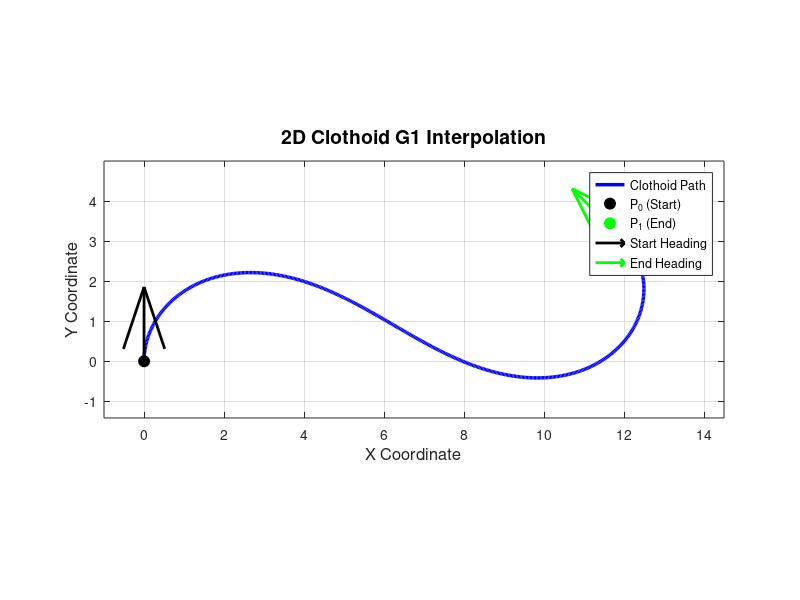
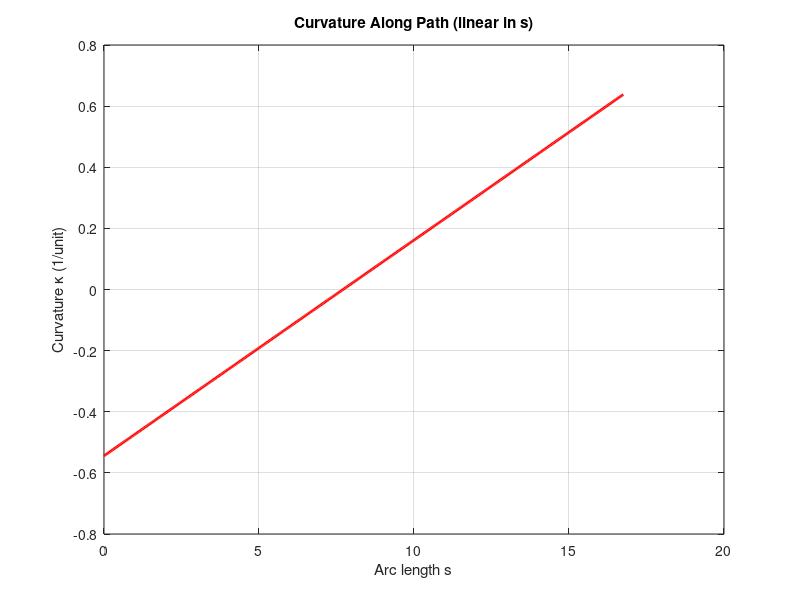

These figures' MATLAB source, in order:
%% 2D Clothoid G1 Interpolation Between Two Poses
clear; clc; close all;

%Define Input Poses (Positions and Angles in Radians)
x0 = 0;   y0 = 0;   theta0 = deg2rad(90);
x1 = 12;  y1 = 3;   theta1 = deg2rad(135);

%Normalize the Problem
dx = x1 - x0;
dy = y1 - y0;
d   = hypot(dx, dy);          % chord length
phi = atan2(dy, dx);          % chord direction

wrap = @(a) mod(a + pi, 2*pi) - pi;   % wrap angle to [-pi, pi)
phi0 = wrap(theta0 - phi);    % start heading relative to chord
phi1 = wrap(theta1 - phi);    % end heading relative to chord
delta = wrap(phi1 - phi0);    % total turning angle

%Solve for the Clothoid Parameter A
% Normalized heading over u in [0,1]: theta(u) = A*u^2 + (delta - A)*u + phi0
% The curve reaches the target point when the integral of sin(theta) is 0.
th = @(u, A) A*u.^2 + (delta - A)*u + phi0;
g  = @(A) integral(@(u) sin(th(u, A)), 0, 1);

A0 = 3*(phi0 + phi1);         % good initial guess (exact when phi0+phi1 = 0)
A  = fzero(g, A0);

% Recover Length and Curvature Parameters
h     = integral(@(u) cos(th(u, A)), 0, 1);
Ltot  = d / h;                % total arc length
k0    = (delta - A) / Ltot;   % initial curvature
dk    = 2*A / Ltot^2;         % curvature rate (clothoid sharpness)

% Evaluate the Curve Over Arc Length s
N = 500;
s = linspace(0, Ltot, N);

heading = theta0 + k0*s + 0.5*dk*s.^2;
x_s = x0 + cumtrapz(s, cos(heading));
y_s = y0 + cumtrapz(s, sin(heading));
kappa = k0 + dk*s;            % curvature varies linearly with s

fprintf('Arc length = %.3f, k0 = %.4f, k1 = %.4f\n', Ltot, kappa(1), kappa(end));
fprintf('End point error = %.2e\n', hypot(x_s(end)-x1, y_s(end)-y1));
fprintf('End heading error = %.2e rad\n', wrap(heading(end) - theta1));

%Plot the Path
figure('Color', 'w');
hold on; grid on; box on;
plot(x_s, y_s, 'b-', 'LineWidth', 2.5, 'DisplayName', 'Clothoid Path');
plot(x0, y0, 'ko', 'MarkerFaceColor', 'k', 'MarkerSize', 8, 'DisplayName', 'P_0 (Start)');
plot(x1, y1, 'go', 'MarkerFaceColor', 'g', 'MarkerSize', 8, 'DisplayName', 'P_1 (End)');

arrowLen = 0.15 * d;
quiver(x0, y0, arrowLen*cos(theta0), arrowLen*sin(theta0), 0, 'k', ...
       'LineWidth', 2, 'MaxHeadSize', 0.5, 'DisplayName', 'Start Heading');
quiver(x1, y1, arrowLen*cos(theta1), arrowLen*sin(theta1), 0, 'g', ...
       'LineWidth', 2, 'MaxHeadSize', 0.5, 'DisplayName', 'End Heading');

xlabel('X Coordinate', 'FontSize', 12);
ylabel('Y Coordinate', 'FontSize', 12);
title('2D Clothoid G1 Interpolation', 'FontSize', 14);
legend('Location', 'best');
axis equal;
xlim([min(x_s)-1, max(x_s)+2]);
ylim([min(y_s)-1, max(y_s)+2]);

% Plot Curvature vs Arc Length
figure('Color', 'w');
plot(s, kappa, 'r-', 'LineWidth', 2); grid on;
xlabel('Arc length s'); ylabel('Curvature \kappa (1/unit)');
title('Curvature Along Path (linear in s)');
